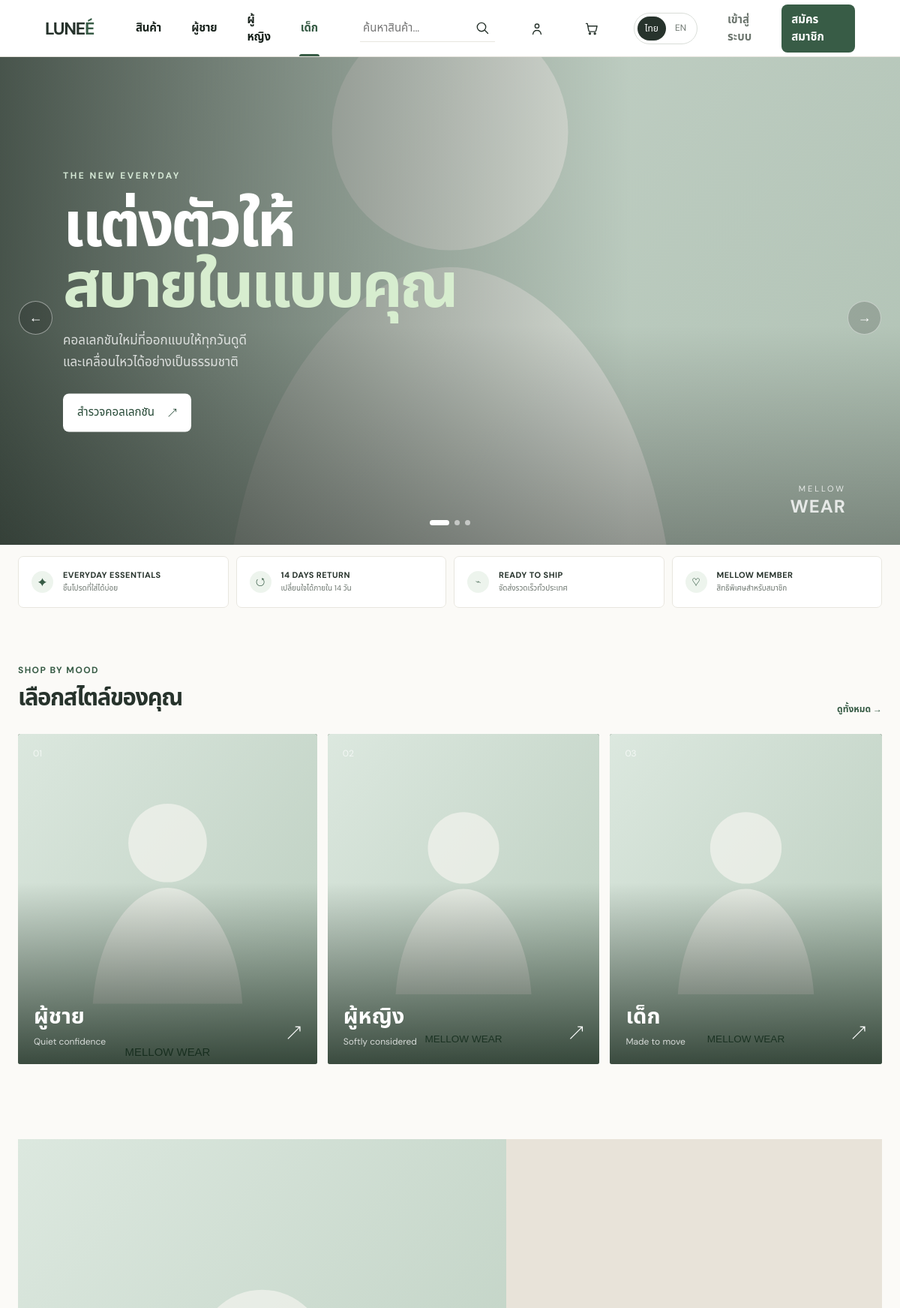
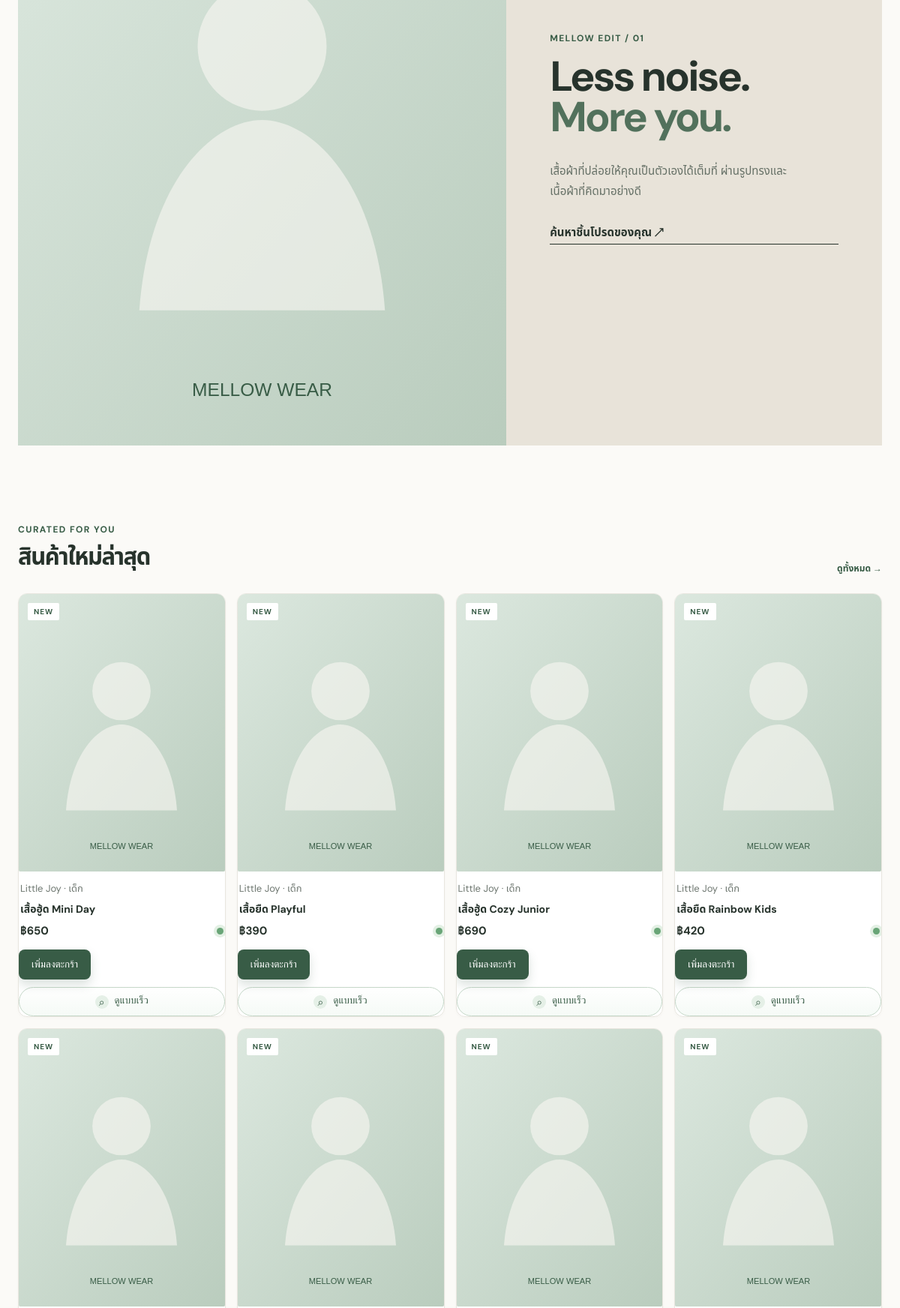
/index.php?category=kids (upper part), run on the app's committed database (2 pictures, top to bottom).
### tables this page shows
CREATE TABLE products (
  id INT UNSIGNED AUTO_INCREMENT PRIMARY KEY,
  name VARCHAR(180) NOT NULL,
  category ENUM('men','women','kids') NOT NULL,
  brand VARCHAR(80) NOT NULL,
  color VARCHAR(50) NOT NULL,
  sizes VARCHAR(120) NOT NULL,
  price DECIMAL(10,2) NOT NULL,
  stock INT NOT NULL DEFAULT 0,
  image_url VARCHAR(500) DEFAULT NULL,
  description TEXT,
  is_active TINYINT(1) NOT NULL DEFAULT 1,
  created_at TIMESTAMP DEFAULT CURRENT_TIMESTAMP
);

### config.php (called while the page is built, shortened)
<?php
function db(): PDO {
    static $pdo;
    if (!$pdo) {
        $pdo = new PDO('mysql:host='.DB_HOST.';dbname='.DB_NAME.';charset=utf8mb4', DB_USER, DB_PASS, [
            PDO::ATTR_ERRMODE => PDO::ERRMODE_EXCEPTION,
            PDO::ATTR_DEFAULT_FETCH_MODE => PDO::FETCH_ASSOC,
        ]);
    }
    return $pdo;
}
function e(?string $value): string { return htmlspecialchars((string)$value, ENT_QUOTES, 'UTF-8'); }

### index.php (the view, shortened to what this page needs)
<?php
require_once __DIR__.'/config.php';
$where=['is_active = 1'];$params=[];
foreach(['category','color','brand'] as $field){if(!empty($_GET[$field])){$where[]="$field = :$field";$params[$field]=$_GET[$field];}}
$sort=($_GET['sort']??'')==='high'?'price DESC':(($_GET['sort']??'')==='low'?'price ASC':'created_at DESC');$stmt=db()->prepare('SELECT * FROM products WHERE '.implode(' AND ',$where)." ORDER BY $sort");$stmt->execute($params);$products=$stmt->fetchAll();$colors=db()->query('SELECT DISTINCT color FROM products WHERE is_active=1 ORDER BY color')->fetchAll(PDO::FETCH_COLUMN);$brands=db()->query('SELECT DISTINCT brand FROM products WHERE is_active=1 ORDER BY brand')->fetchAll(PDO::FETCH_COLUMN);$page_title='Mellow Wear | เสื้อผ้าทุกวัน';require __DIR__.'/partials_header.php';
?>
<main class="storefront" id="top">
<section class="store-hero" data-reveal><div class="hero-slide active"><img src="https://images.unsplash.com/photo-1529139574466-a303027c1d8b?auto=format&fit=crop&w=1800&q=88" alt="คอลเลกชันเสื้อผ้า Mellow Wear"><div class="hero-overlay"></div><div class="hero-copy"><div class="eyebrow">THE NEW EVERYDAY</div><h1>แต่งตัวให้<br><em>สบายในแบบคุณ</em></h1><p>คอลเลกชันใหม่ที่ออกแบบให้ทุกวันดูดี<br>และเคลื่อนไหวได้อย่างเป็นธรรมชาติ</p><a class="button hero-button" href="#new-arrivals">สำรวจคอลเลกชัน <span>↗</span></a></div></div><button class="hero-arrow prev" aria-label="สไลด์ก่อนหน้า">←</button><button class="hero-arrow next" aria-label="สไลด์ถัดไป">→</button><div class="hero-dots"><i class="active"></i><i></i><i></i></div><div class="hero-label">MELLOW<br><b>WEAR</b></div></section>
<section class="service-row" data-reveal><div><span>✦</span><b>EVERYDAY ESSENTIALS</b><small>ชิ้นโปรดที่ใส่ได้บ่อย</small></div><div><span>↺</span><b>14 DAYS RETURN</b><small>เปลี่ยนใจได้ภายใน 14 วัน</small></div><div><span>⌁</span><b>READY TO SHIP</b><small>จัดส่งรวดเร็วทั่วประเทศ</small></div><div><span>♡</span><b>MELLOW MEMBER</b><small>สิทธิพิเศษสำหรับสมาชิก</small></div></section>
<section class="shop-categories section-shell" data-reveal><div class="section-intro"><div><div class="eyebrow">SHOP BY MOOD</div><h2>เลือกสไตล์ของคุณ</h2></div><a class="view-link" href="#filters">ดูทั้งหมด →</a></div><div class="category-editorial"><a class="cat-tile cat-men" href="index.php?category=men"><img src="https://images.unsplash.com/photo-1617137968427-85924c800a22?auto=format&fit=crop&w=900&q=85" alt="เสื้อผ้าผู้ชาย" loading="lazy"><span>01</span><div><b>ผู้ชาย</b><small>Quiet confidence</small></div><i>↗</i></a><a class="cat-tile cat-women" href="index.php?category=women"><img src="https://images.unsplash.com/photo-1485968579580-b6d095142e6e?auto=format&fit=crop&w=900&q=85" alt="เสื้อผ้าผู้หญิง" loading="lazy"><span>02</span><div><b>ผู้หญิง</b><small>Softly considered</small></div><i>↗</i></a><a class="cat-tile cat-kids" href="index.php?category=kids"><img src="https://images.unsplash.com/photo-1503919545889-aef636e10ad4?auto=format&fit=crop&w=900&q=85" alt="เสื้อผ้าเด็ก" loading="lazy"><span>03</span><div><b>เด็ก</b><small>Made to move</small></div><i>↗</i></a></div></section>
<section class="promo-banner section-shell" data-reveal><div class="promo-image"><img src="https://images.unsplash.com/photo-1496747611176-843222e1e57c?auto=format&fit=crop&w=1400&q=85" alt="Mellow Wear new collection" loading="lazy"></div><div class="promo-copy"><div class="eyebrow">MELLOW EDIT / 01</div><h2>Less noise.<br><em>More you.</em></h2><p>เสื้อผ้าที่ปล่อยให้คุณเป็นตัวเองได้เต็มที่ ผ่านรูปทรงและเนื้อผ้าที่คิดมาอย่างดี</p><a class="text-link" href="#new-arrivals">ค้นหาชิ้นโปรดของคุณ ↗</a></div></section>
<section class="store-products section-shell" id="new-arrivals"><div class="section-intro" data-reveal><div><div class="eyebrow">CURATED FOR YOU</div><h2>สินค้าใหม่ล่าสุด</h2></div><a class="view-link" href="#filters">ดูทั้งหมด →</a></div><div class="product-grid store-grid"><?php foreach($products as $i=>$p): ?><article class="card store-card" data-reveal style="--delay:<?=$i*70?>ms"><a class="card-image" href="product.php?id=<?=$p['id']?>"><img src="<?=e($p['image_url'])?>" alt="<?=e($p['name'])?>" loading="lazy"><span class="card-badge">NEW</span></a><div class="card-body"><div class="card-meta"><?=e($p['brand'])?> · <?=['men'=>'ผู้ชาย','women'=>'ผู้หญิง','kids'=>'เด็ก'][$p['category']]?></div><h3><?=e($p['name'])?></h3><div class="card-bottom"><div class="price">฿<?=number_format((float)$p['price'])?></div><span class="stock-dot" title="พร้อมส่ง"></span></div></div><form method="post" action="cart.php" class="quick-add-form"><button class="button" type="submit">เพิ่มลงตะกร้า</button></form></article><?php endforeach; ?></div></section>
</main><?php require __DIR__.'/partials_footer.php'; ?>

### assets/style.css (style rules this page uses)
:root { --ink:#27332c;--muted:#6d766f;--paper:#fbfaf7;--line:#e8e6df;--sage:#dce8df;--accent:#385c46;--danger:#a74343 }
* { box-sizing:border-box }
body { margin:0;background:var(--paper);color:var(--ink);font:15px 'DM Sans','Noto Sans Thai',sans-serif }
a { color:inherit;text-decoration:none }
.button { display:inline-flex;justify-content:center;align-items:center;background:var(--accent);color:#fff!important;border:0;border-radius:8px;padding:12px 17px;font:600 14px inherit;cursor:pointer }
.eyebrow { font-size:12px;text-transform:uppercase;letter-spacing:1.4px;color:var(--accent);font-weight:bold }
.product-grid { display:grid;grid-template-columns:repeat(3,1fr);gap:21px;margin-bottom:60px }
.card { background:#fff;border:1px solid var(--line);border-radius:12px;overflow:hidden }
.card-image { display:block;height:292px;background:#edf0ec;overflow:hidden }
.card-image img { width:100%;height:100%;object-fit:cover;transition:transform .35s }
.card-body { padding:16px }
.card-meta { color:var(--muted);font-size:13px }
.card h3 { margin:7px 0;font-size:17px }
.price { font-size:17px;font-weight:700 }
html { scroll-behavior:smooth }
.text-link { font-weight:600;border-bottom:1px solid currentColor;padding-bottom:3px }
.card { transition:transform .3s,box-shadow .3s,border-color .3s;box-shadow:0 2px 5px rgba(34,47,39,.02) }
.card-image { position:relative }
.card-image:after { content:'';position:absolute;inset:0;background:linear-gradient(180deg,transparent 57%,rgba(29,46,34,.22));opacity:0;transition:opacity .25s }
.card-bottom { display:flex;justify-content:space-between;align-items:center }
.stock-dot { width:9px;height:9px;background:#69a577;border-radius:100%;box-shadow:0 0 0 4px #e3f0e4 }
.button { transition:transform .2s,box-shadow .2s,background .2s }
[data-reveal] { opacity:0;transform:translateY(20px);transition:opacity .65s ease var(--delay,0ms),transform .65s ease var(--delay,0ms) }
[data-reveal].is-revealed { opacity:1;transform:translateY(0) }
.image-fallback { object-fit:cover }
.view-link { font-size:12px;color:var(--accent);font-weight:600 }
.quick-add-form .button { position:relative;overflow:hidden;box-shadow:0 7px 14px rgba(56,92,70,.18);animation:cart-button-pulse 2.8s ease-in-out infinite }
.quick-add-form .button:after { content:'';position:absolute;inset:0;background:linear-gradient(110deg,transparent 25%,rgba(255,255,255,.3) 48%,transparent 70%);transform:translateX(-130%);animation:cart-button-shine 3.8s ease-in-out infinite }
.store-products { scroll-margin-top:92px }
body.page-ready main,body.page-ready footer { animation:page-content-in .45s ease both }

### data on the page
products: brand "Little Joy", category "เด็ก", name "เสื้อฮู้ด Mini Day", price "650"
products: brand "Little Joy", category "เด็ก", name "เสื้อยืด Playful", price "390"
products: brand "Little Joy", category "เด็ก", name "เสื้อฮู้ด Cozy Junior", price "690"
products: brand "Little Joy", category "เด็ก", name "เสื้อยืด Rainbow Kids", price "420"

### other printed values
t('สินค้า','Shop') "สินค้า"
t('ผู้ชาย','Men') "ผู้ชาย"
t('ผู้หญิง','Women') "ผู้หญิง"
t('เด็ก','Kids') "เด็ก"
t('เข้าสู่ระบบ','Log in') "เข้าสู่ระบบ"
t('สมัครสมาชิก','Sign up') "สมัครสมาชิก"
